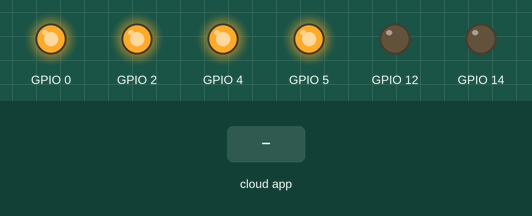
Recording of a sketch running on a simulated ESP8266 (NodeMCU). On the bench: output pins drawn as LEDs (lit = HIGH). The inputs (shaded band) are chosen by the test bench. WiFi joins after 1.5 s; servers stay silent unless stated; the ROS host is connected and sends only what is stated; what the sketch prints to the serial monitor is not drawn.

Above: at 3.0 s.
3.1 s: the phone or cloud app sets condition to 1
At 3.6 s:
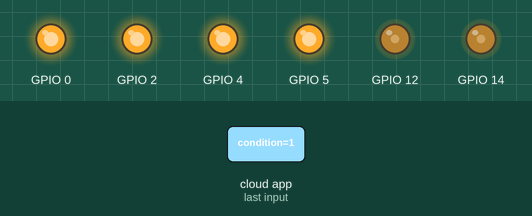
4.6 s: the phone or cloud app sets yaw to -100
At 5.6 s:
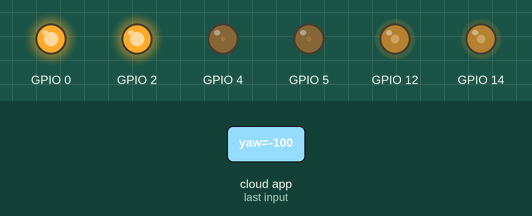
6.2 s: the phone or cloud app sets yaw to 0
At 7.4 s:
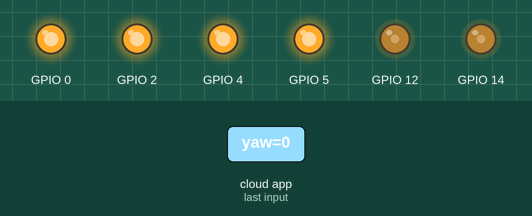
7.7 s: the phone or cloud app sets condition to 0
At 8.3 s:
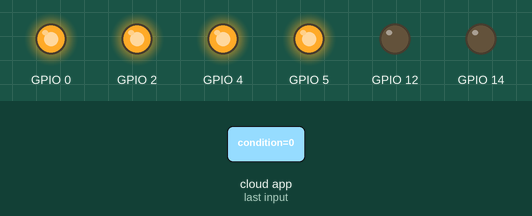
Timing chart, 0 to 10.2 s (numbered marks = the images above; inputs shaded):
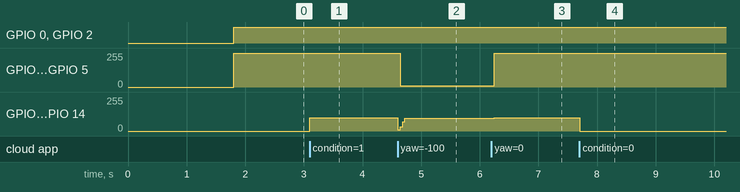

Measured:
- after the input at 3.1 s, GPIO 12, GPIO 14: 0/255 → 100/255 at once
- after the input at 4.6 s, GPIO 4, GPIO 5: 255/255 → 10/255 at once; GPIO 12, GPIO 14: 100/255 → 95/255 at once
- after the input at 6.2 s, GPIO 4, GPIO 5: 10/255 → 255/255 at once; GPIO 12, GPIO 14: 95/255 → 100/255 at once
- after the input at 7.7 s, GPIO 12, GPIO 14: 100/255 → 0/255 at once

The sketch:

hardwired.ino
```cpp
#include <ESP8266WiFi.h>
#include <ros.h>
#include <std_msgs/Float32.h>
#include <std_msgs/Bool.h>
#include "variables.h"

IPAddress server(192,168,66,40);
void setupWiFi(){
  Serial.print("Connecting to ");
  Serial.print(ssid);
  WiFi.begin(ssid, password);
  while (WiFi.status()!=WL_CONNECTED) delay(500);
  Serial.println("");
  Serial.println("WiFi connected");
  Serial.print("IP address: ");
  Serial.println(WiFi.localIP());}

ros::NodeHandle nh;
void yaw_related_cb(const std_msgs::Float32& msg){
  error = msg.data;
}
void cond_related_cb(const std_msgs::Bool& msg){
  cond = msg.data;
}
ros::Subscriber<std_msgs::Float32> sub1("yaw", &yaw_related_cb);
ros::Subscriber<std_msgs::Bool> sub2("condition", &cond_related_cb);

void setup(){
  Serial.begin(115200); delay(100);
  setupWiFi(); delay(100);
  error=prev_error=P=I=D=PID=0; delay(100);
  nh.getHardware()->setConnection(server, serverPort);
  nh.initNode();
  nh.subscribe(sub1);
  nh.subscribe(sub2);
  pinMode(left_sensor, INPUT); pinMode(right_sensor, INPUT);
  pinMode(left_motor1, OUTPUT); pinMode(right_motor1, OUTPUT);
  pinMode(left_motor2, OUTPUT); pinMode(right_motor2, OUTPUT);
}

void loop(){
  if(cond==true){
    if(error>-thresh && error<thresh){
      set_speed(s, s);
    }
    else{
      set_speed(0, 0);
      P = error;
      I = I + error;
      D = error - prev_error;
      prev_error = error;
      PID = kp*P + ki*I + kd*D;
      set_speed(constrain(-PID, -100, 100), constrain(PID, -100, 100));
    }
  }
  else if(cond==false){
    set_speed(0, 0);
  }
  nh.spinOnce();
}

void set_speed(int l_speed, int r_speed){
  analogWrite(left_pwm, abs(l_speed)); analogWrite(right_pwm, abs(r_speed));
  digitalWrite(left_motor1, (l_speed>=0)?HIGH:LOW); digitalWrite(left_motor2, (l_speed>=0)?HIGH:LOW);
  digitalWrite(right_motor1, (r_speed>=0)?HIGH:LOW); digitalWrite(right_motor2, (r_speed>=0)?HIGH:LOW);
}
```
